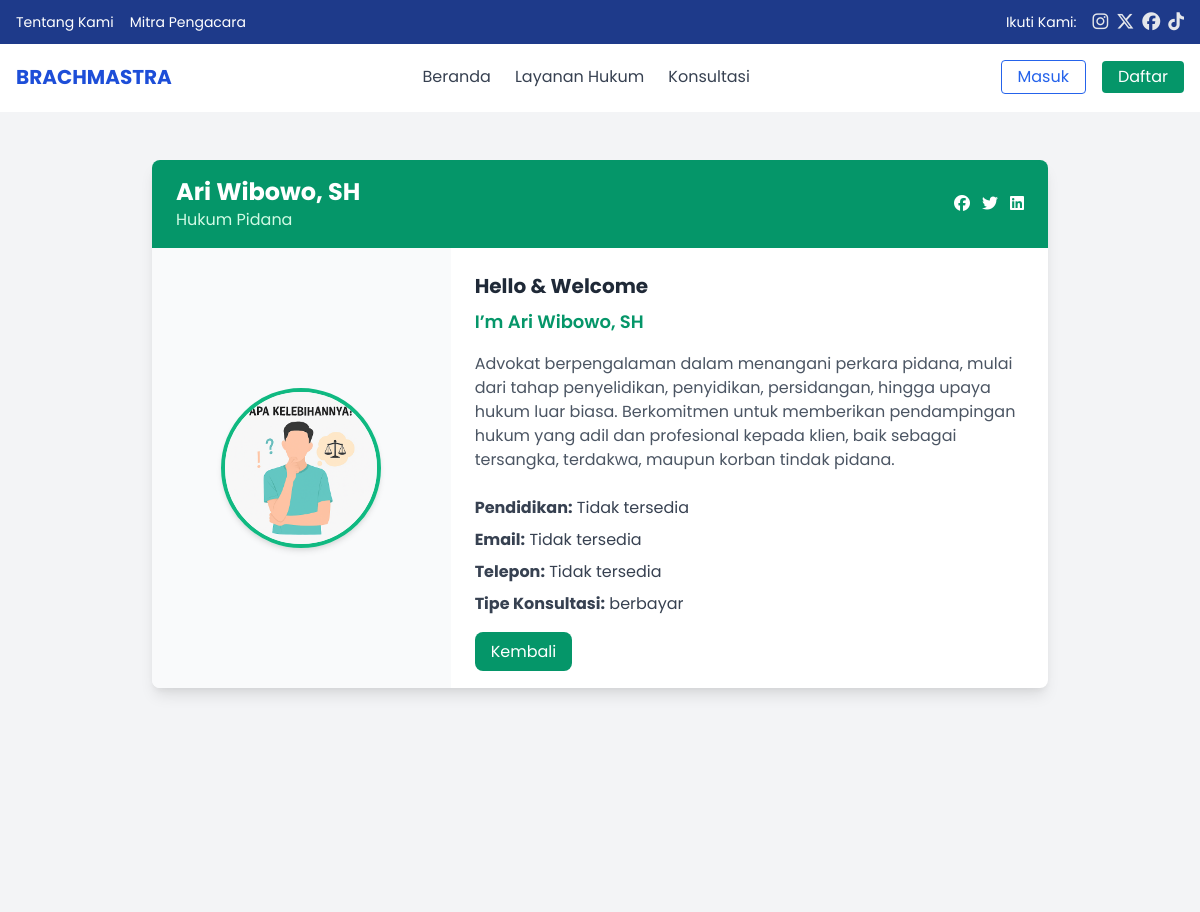
Page /background-pengacara.php?id=1 on the committed database.
### tables this page shows
CREATE TABLE `pengacara` (
  `id` int NOT NULL,
  `nama` varchar(100) DEFAULT NULL,
  `foto` longtext,
  `spesialis` varchar(100) DEFAULT NULL,
  `harga_konsultasi` int NOT NULL DEFAULT '0',
  `email` varchar(100) DEFAULT NULL,
  `telepon` varchar(20) DEFAULT NULL,
  `deskripsi` text,
  `pendidikan` varchar(255) DEFAULT NULL,
  `tipe_konsultasi` enum('gratis','berbayar') NOT NULL DEFAULT 'gratis'
);

### background-pengacara.php (the view)
<?php
include 'includes/header.php';
require 'db.php';
$id = isset($_GET['id']) ? intval($_GET['id']) : 0;
$stmt = $conn->prepare("SELECT * FROM pengacara WHERE id = ?");
$stmt->bind_param("i", $id);
$stmt->execute();
$result = $stmt->get_result();
$pengacara = $result->fetch_assoc();
?>
<section class="py-12 bg-gray-100 min-h-screen">
  <div class="max-w-4xl mx-auto bg-white shadow-lg rounded-lg overflow-hidden">
    <?php if ($pengacara): ?>
      <div class="bg-green-600 px-6 py-4 flex items-center justify-between">
        <div>
          <h1 class="text-white text-2xl font-bold"><?= htmlspecialchars($pengacara['nama']) ?></h1>
          <p class="text-green-100"><?= htmlspecialchars($pengacara['spesialis']) ?></p>
        </div>
        <div class="flex space-x-3 text-white">
          <a href="#"><i class="fab fa-facebook"></i></a>
          <a href="#"><i class="fab fa-twitter"></i></a>
          <a href="#"><i class="fab fa-linkedin"></i></a>
        </div>
      </div>
      <div class="flex flex-col md:flex-row">
        <div class="md:w-1/3 bg-gray-50 flex justify-center items-center p-6">
          <img src="<?= htmlspecialchars($pengacara['foto']) ?>"
               alt="<?= htmlspecialchars($pengacara['nama']) ?>"
               class="w-40 h-40 rounded-full object-cover border-4 border-green-500 shadow-md">
        </div>
        <div class="md:w-2/3 p-6">
          <h2 class="text-xl font-bold text-gray-800 mb-2">Hello & Welcome</h2>
          <h3 class="text-lg font-semibold text-green-600 mb-4">I’m <?= htmlspecialchars($pengacara['nama']) ?></h3>
          <p class="text-gray-600 mb-6"><?= nl2br(htmlspecialchars($pengacara['deskripsi'])) ?></p>
       <ul class="text-gray-700 space-y-2">
    <li><strong>Pendidikan:</strong> <?= $pengacara['pendidikan'] ? htmlspecialchars($pengacara['pendidikan']) : 'Tidak tersedia' ?></li>
  <li><strong>Email:</strong> <?= $pengacara['email'] ? htmlspecialchars($pengacara['email']) : 'Tidak tersedia' ?></li>
  <li><strong>Telepon:</strong> <?= $pengacara['telepon'] ? htmlspecialchars($pengacara['telepon']) : 'Tidak tersedia' ?></li>
  <li><strong>Tipe Konsultasi:</strong> <?= $pengacara['tipe_konsultasi'] ? htmlspecialchars($pengacara['tipe_konsultasi']) : 'Tidak tersedia' ?></li>
</ul>
          <div class="mt-6">
            <a href="pengacara.php"
               class="bg-green-600 text-white px-4 py-2 rounded-lg hover:bg-green-700">Kembali</a>
          </div>
        </div>
      </div>
    <?php else: ?>
      <div class="p-8 text-center text-gray-500">Data pengacara tidak ditemukan.</div>
    <?php endif; ?>
  </div>
</section>
</body>
</html>

### includes/header.php (style rules this page uses)
body { font-family: 'Poppins', sans-serif; }

### rows in the picture
pengacara: nama "Ari Wibowo, SH", spesialis "Hukum Pidana", foto (picture), deskripsi "Advokat berpengalaman dalam menangani perkara pidana, mulai dari tahap penyelidikan, penyidikan, persidangan, hingga upaya hukum luar biasa. Berkomitmen untuk memberikan pendampingan hukum yang adil dan profesional kepada klien, baik sebagai tersangka, terdakwa, maupun korban tindak pidana.", tipe_konsultasi "berbayar"
